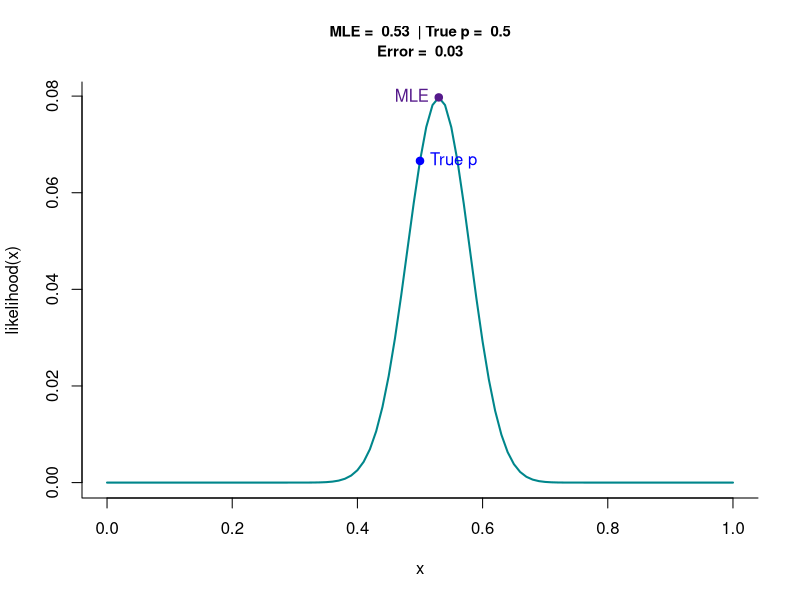
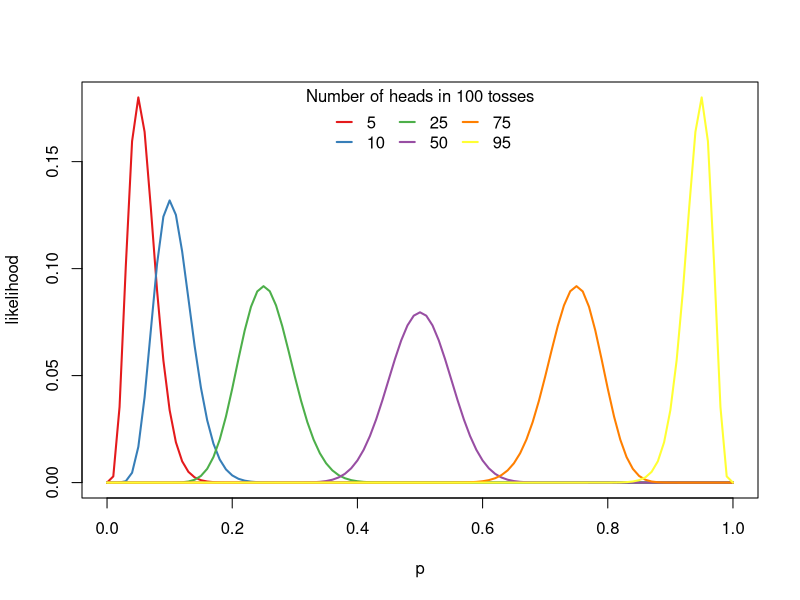
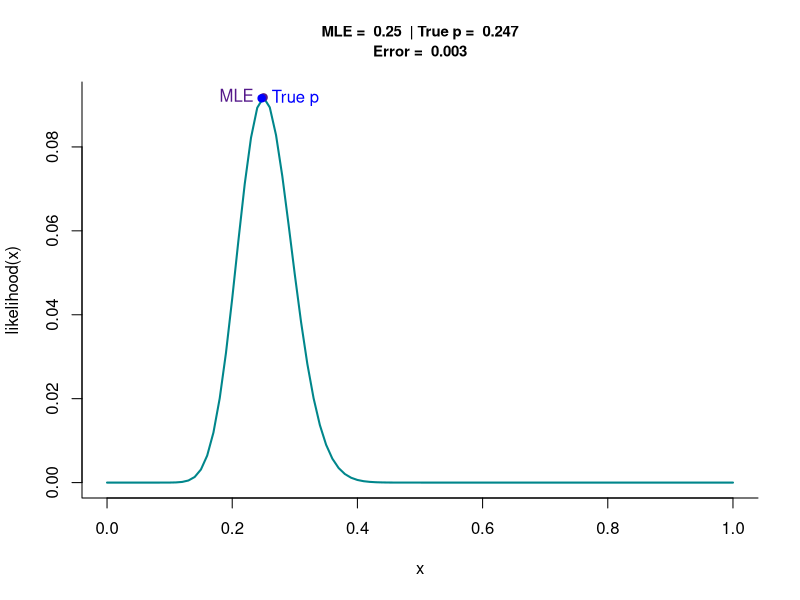
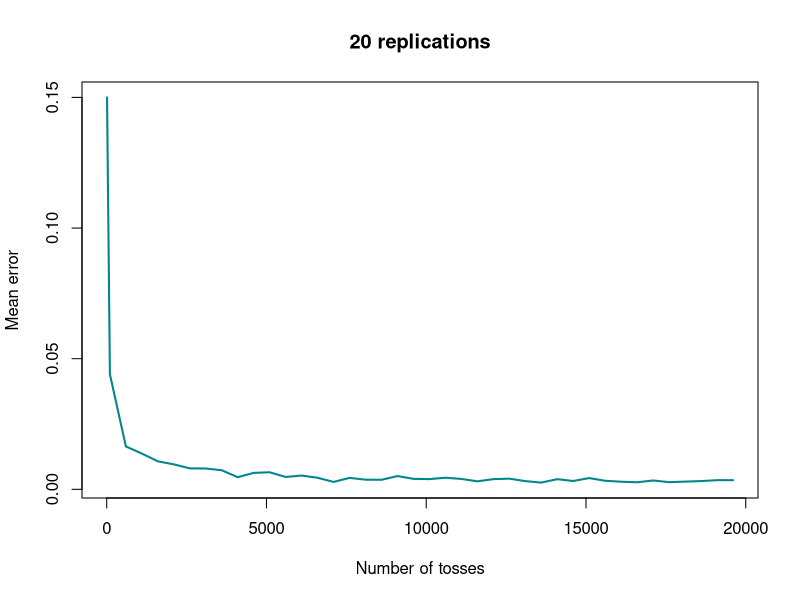
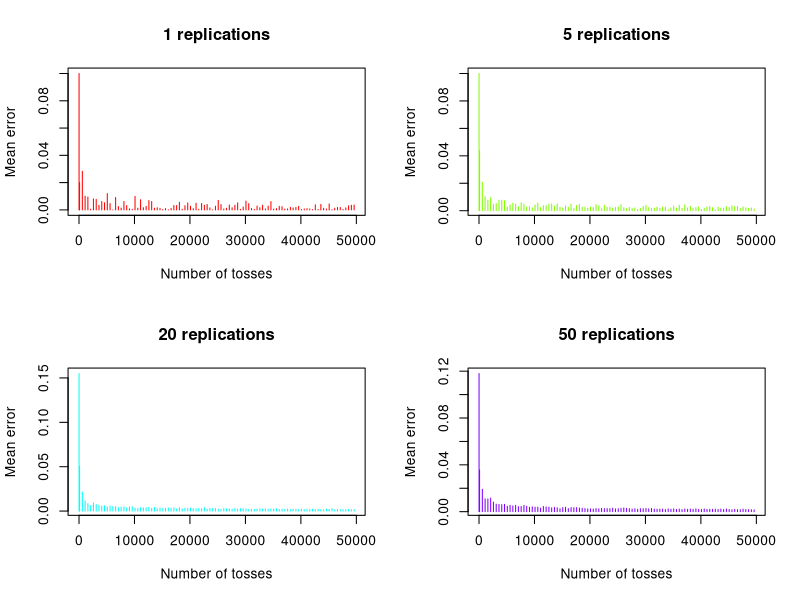

The R source for these figures, in order:
#====================================================#
#====== INTRO TO MAXIMUM LIKELIHOOD ESTIMATION ======#
#====================================================#

# Author: Jonah Gabry (jsg2201@columbia.edu)
# Written using R version 3.1.1 on Mac OS X 10.9.3



# Simple coin tossing example ---------------------------------------------
# _________________________________________________________________________

# choose number of tosses N
n.tosses <- 100

# simulate coin flips using sample() 
coin.tosses <- sample(x = c("Heads","Tails"), # possible outcomes
                      size = n.tosses, # number to choose
                      replace = T, # sample from x with replacement  
                      prob = c(1/2, 1/2)) # probability weights for the possible outcomes
table(coin.tosses)

# the likelihood function
likelihood <- function(p){ # argument is p, so for different values of p we get different likelihoods  
  n.heads <- sum(coin.tosses == "Heads") # number of heads observed
  
  dbinom(x = n.heads,     # binomial probability mass function for n.heads successes 
         size = n.tosses, # in n.tosses trials
         prob = p)        # as a function of the probability of success/heads, p
}

# note: instead of using the dbinom function we could also have typed out the binomial probability
#   mass function as: choose(n.tosses, n.heads) * p^n.heads * (1-p)^(n.tosses - n.heads)


# find the value of the likelihood function for some different values of p
likelihood(1/2) # likelihood for p = 1/2
likelihood(1/3) # likelihood for p = 1/3

# look at distribution of the likelihood function for p given our coin.tosses data
curve(likelihood, col = "turquoise4", lwd = 2, bty="l")

# we know that the maximum likelihood estimate (MLE) in this simple example is just the observed
#   proportion of heads, but in general we can have R maximize a likelihood function using optimize() 
optimize(likelihood, # function to optimize
         interval = c(0,1), # interval to be searched
         maximum = T) # compute max instead of min

# the output from the optimize function has two components:
#   "maximum" is the value of p that maximizes the likelihood function
#   "objective" is the value of the likelihood function at the maximum
#   we can extract just "maximum" using the $ operator
max <- optimize(likelihood, interval = c(0,1), maximum = T)$maximum 

# show the maximum likelihood estimate and the true probability on our plotted likelihood curve
points(max, likelihood(max), pch = 19, col = "purple4")
points(1/2, likelihood(1/2), pch = 19, col = "blue")
text(max, likelihood(max), "MLE", pos = 2, col = "purple4")
text(1/2, likelihood(1/2), "True p", pos = 4, col = "blue")
txt <- c(paste("MLE = ", round(max,3)," | True p = ", 1/2), paste("Error = ", abs(1/2 - round(max,3))))
title(main = txt, cex.main = 0.9)




# Likelihood functions for different numbers of heads ---------------------
# _________________________________________________________________________

library(RColorBrewer)
colors <- brewer.pal(6, "Set1")
lik <- function(p) dbinom(n.heads, n.tosses, p)
n.tosses = 100
n.heads = 5
curve(lik, lwd = 2, col = colors[1], xlab = "p", ylab = "likelihood")
heads = c(10, 25, 50, 75, 95)
for(i in 1:length(heads)){
  n.heads = heads[i]
  curve(lik, lwd = 2, col = colors[i+1], add = T)
}

legend("top", legend = c(5, heads), title = "Number of heads in 100 tosses",
       ncol = 3, bty = "n", lwd = 2, seg.len = 1, col = colors)



# Extending the coin tossing example --------------------------------------
# _________________________________________________________________________

# In the coin toss example above we set it so that the coin was fair. But we can also set it so
# that we don't know what the probability of heads is in advance. We can pick the probability
# at random and then see what the maximum likelihood estimate is

# set probability of heads 
p_heads <- runif(1) # runif(1) will pick 1 number uniformly at random between 0 and 1
# get a new set of coin tosses
coin.tosses <- sample(x = c("Heads","Tails"), 
                      size = n.tosses, 
                      replace = T, 
                      prob = c(p_heads, 1 - p_heads)) # use the randomly chosen p_heads
table(coin.tosses)
# take a look at the new likelihood function
curve(likelihood, col = "turquoise4", lwd = 2, bty="l")
# get the MLE
max <- optimize(likelihood, interval = c(0,1), maximum = T)$maximum 
# show the MLE and the true probability on our plotted likelihood curve
points(max, likelihood(max), pch = 19, col = "purple4")
points(p_heads, likelihood(p_heads), pch = 19, col = "blue")
text(max, likelihood(max), "MLE", pos = 2, col = "purple4")
text(p_heads, likelihood(p_heads), "True p", pos = 4, col = "blue")
txt <- c(paste("MLE = ", round(max,3)," | True p = ", round(p_heads, 3)), 
         paste("Error = ", abs(round(p_heads - max, 3)))
         )
title(main = txt, cex.main = 0.9)



### The difference between the MLE and the true p should shrink as n.tosses gets larger ###

coinsMLE <- function(n.tosses, p){ # n.tosses = number of tosses, p = P(Heads). 
  tosses <- sample(x = c("Heads","Tails"), 
                   size = n.tosses, 
                   replace = T, 
                   prob = c(p, 1 - p)) 
  # use the log-likelihood function (the natural logarithm of the likelihood) 
  #   using the log reduces the potentital for underflow/overflow when the computer tries to calculate
  #   the value that maximize the log-likelihood is the same value that maximizes the likelihood so the
  #   estimate is the same (i.e. argmax{log-likelihood} = argmax{likelihood})
  loglik <- function(x) dbinom(sum(tosses == "Heads"), size = n.tosses, prob = x, log = TRUE)
  MLE <- optimize(loglik, interval = c(0,1), maximum = T)$maximum # maximize the log-likelihood
  err <- abs(p - MLE) # compute magnitude of the error (i.e. how far off is the estimate?)
  err
}

plot.coinsMLE <- function(sims, N, p, add = FALSE, ...){ # N will be a vector of different numbers of tosses to try
  dat <- replicate(n = sims, # number of times to do the experiment
                   expr = sapply(N, FUN = function(k) coinsMLE(n.tosses = k, p)))
  dat <- rowMeans(dat)
  plot(x = N, y = dat,
       xlab = "Number of tosses",
       ylab = "Mean error",
       main = paste(sims, "replications"),
       ...)
}

plot.coinsMLE(sims = 20, 
              N = c(10, seq(from = 100, to = 2*10^4, by = 500)), 
              p = 1/2,
              type = "l", lwd = 2, col = "turquoise4") 



### we should also see less variability as we increase the number of replications ###

par(mfrow = c(2,2))
reps <- c(5, 20, 50)
colors <- rainbow(4)
plot.coinsMLE(sims = 1, 
              N = c(10, seq(from = 100, to = 5*10^4, by = 500)), 
              p = 1/2,
              type = "h", lwd = 1, col = colors[1]) 

for(i in 1:3){
  plot.coinsMLE(sims = reps[i], 
                N = c(10, seq(from = 100, to = 5*10^4, by = 500)), 
                p = 1/2,
                type = "h", lwd = 1, col = colors[i+1]) 
}